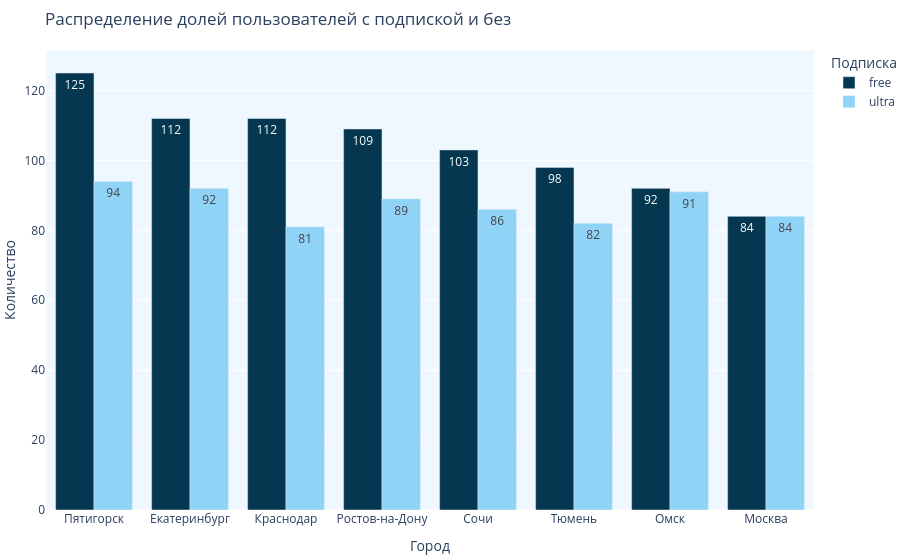

Source (notebook cell):
### Code cell
grouped = users.groupby(['city', 'subscription_type']).agg({'user_id': 'count'}).sort_values(by='user_id', ascending=False).reset_index()

fig = px.bar(grouped
             .rename(columns={
                 'subscription_type': 'Подписка', 
                 'city': 'Город',
                 'user_id': 'Количество'}), 
             x='Город', 
             y='Количество', 
             color='Подписка', 
             color_discrete_sequence=[colors[0], colors[7]],
             title='Распределение долей пользователей с подпиской и без',        
             barmode='group',
             text='Количество')

fig.update_traces(texttemplate='%{text}', textposition='inside')
fig.update_layout(showlegend=True, legend_title='Подписка',
                  plot_bgcolor='AliceBlue',
                  margin={"r": 0, "t": 50, "l": 0, "b": 50})
fig.show()

### Figure 1 — Plotly figure (JSON) as saved in the notebook; plotly's stock layout.template omitted (floating-point values rounded to 4 significant figures)
{"data": [{"alignmentgroup": "True", "hovertemplate": "Подписка=free<br>Город=%{x}<br>Количество=%{text}<extra></extra>", "legendgroup": "free", "marker": {"color": "#063751", "pattern": {"shape": ""}}, "name": "free", "offsetgroup": "free", "orientation": "v", "showlegend": true, "text": [125, 112, 112, 109, 103, 98, 92, 84], "textposition": "inside", "texttemplate": "%{text}", "type": "bar", "x": ["Пятигорск", "Екатеринбург", "Краснодар", "Ростов-на-Дону", "Сочи", "Тюмень", "Омск", "Москва"], "xaxis": "x", "y": [125, 112, 112, 109, 103, 98, 92, 84], "yaxis": "y"}, {"alignmentgroup": "True", "hovertemplate": "Подписка=ultra<br>Город=%{x}<br>Количество=%{text}<extra></extra>", "legendgroup": "ultra", "marker": {"color": "#8FD3F7", "pattern": {"shape": ""}}, "name": "ultra", "offsetgroup": "ultra", "orientation": "v", "showlegend": true, "text": [94, 92, 91, 89, 86, 84, 82, 81], "textposition": "inside", "texttemplate": "%{text}", "type": "bar", "x": ["Пятигорск", "Екатеринбург", "Омск", "Ростов-на-Дону", "Сочи", "Москва", "Тюмень", "Краснодар"], "xaxis": "x", "y": [94, 92, 91, 89, 86, 84, 82, 81], "yaxis": "y"}], "layout": {"barmode": "group", "legend": {"title": {"text": "Подписка"}, "tracegroupgap": 0}, "margin": {"b": 50, "l": 0, "r": 0, "t": 50}, "plot_bgcolor": "AliceBlue", "showlegend": true, "title": {"text": "Распределение долей пользователей с подпиской и без"}, "xaxis": {"anchor": "y", "domain": [0, 1], "title": {"text": "Город"}}, "yaxis": {"anchor": "x", "domain": [0, 1], "title": {"text": "Количество"}}}}
